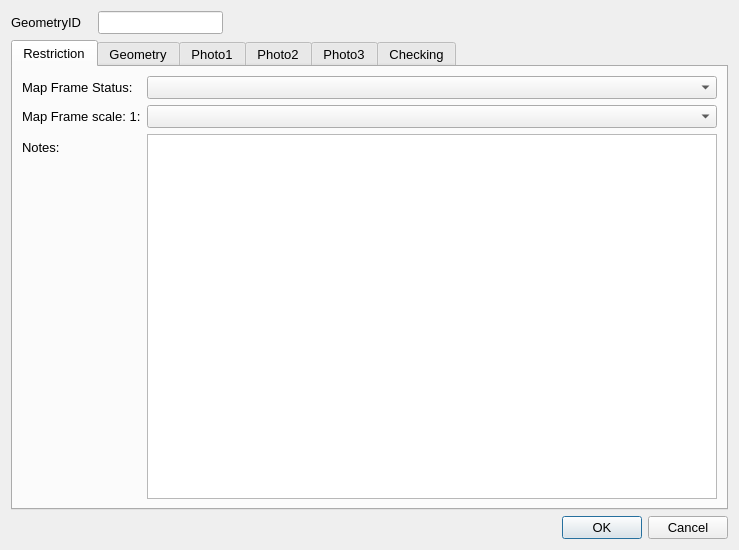
<?xml version="1.0" encoding="UTF-8"?>
<ui version="4.0">
 <class>Dialog</class>
 <widget class="QDialog" name="Dialog">
  <property name="geometry">
   <rect>
    <x>0</x>
    <y>0</y>
    <width>739</width>
    <height>550</height>
   </rect>
  </property>
  <property name="sizePolicy">
   <sizepolicy hsizetype="Fixed" vsizetype="Fixed">
    <horstretch>0</horstretch>
    <verstretch>0</verstretch>
   </sizepolicy>
  </property>
  <property name="maximumSize">
   <size>
    <width>750</width>
    <height>550</height>
   </size>
  </property>
  <property name="font">
   <font>
    <pointsize>10</pointsize>
   </font>
  </property>
  <property name="windowTitle">
   <string>Dialog</string>
  </property>
  <layout class="QGridLayout" name="gridLayout">
   <item row="0" column="0">
    <widget class="QLabel" name="label">
     <property name="minimumSize">
      <size>
       <width>81</width>
       <height>16</height>
      </size>
     </property>
     <property name="font">
      <font>
       <pointsize>10</pointsize>
      </font>
     </property>
     <property name="text">
      <string>GeometryID</string>
     </property>
    </widget>
   </item>
   <item row="2" column="2">
    <widget class="QDialogButtonBox" name="button_box">
     <property name="orientation">
      <enum>Qt::Horizontal</enum>
     </property>
     <property name="standardButtons">
      <set>QDialogButtonBox::Cancel|QDialogButtonBox::Ok</set>
     </property>
    </widget>
   </item>
   <item row="0" column="1">
    <widget class="QLineEdit" name="GeometryID">
     <property name="sizePolicy">
      <sizepolicy hsizetype="Preferred" vsizetype="Preferred">
       <horstretch>0</horstretch>
       <verstretch>0</verstretch>
      </sizepolicy>
     </property>
     <property name="font">
      <font>
       <pointsize>10</pointsize>
      </font>
     </property>
     <property name="inputMask">
      <string/>
     </property>
     <property name="readOnly">
      <bool>true</bool>
     </property>
     <property name="placeholderText">
      <string/>
     </property>
    </widget>
   </item>
   <item row="1" column="0" colspan="3">
    <widget class="QTabWidget" name="Details">
     <property name="sizePolicy">
      <sizepolicy hsizetype="Expanding" vsizetype="Expanding">
       <horstretch>0</horstretch>
       <verstretch>0</verstretch>
      </sizepolicy>
     </property>
     <property name="minimumSize">
      <size>
       <width>0</width>
       <height>0</height>
      </size>
     </property>
     <property name="font">
      <font>
       <pointsize>10</pointsize>
      </font>
     </property>
     <property name="cursor">
      <cursorShape>IBeamCursor</cursorShape>
     </property>
     <property name="mouseTracking">
      <bool>true</bool>
     </property>
     <property name="acceptDrops">
      <bool>true</bool>
     </property>
     <property name="currentIndex">
      <number>0</number>
     </property>
     <widget class="QWidget" name="RestrictionDetails">
      <property name="focusPolicy">
       <enum>Qt::NoFocus</enum>
      </property>
      <attribute name="title">
       <string>Restriction</string>
      </attribute>
      <layout class="QFormLayout" name="formLayout">
       <property name="fieldGrowthPolicy">
        <enum>QFormLayout::AllNonFixedFieldsGrow</enum>
       </property>
       <item row="0" column="0">
        <widget class="QLabel" name="Type1_4">
         <property name="text">
          <string>Map Frame Status:</string>
         </property>
        </widget>
       </item>
       <item row="0" column="1">
        <widget class="QComboBox" name="HaveringMapFramesCategoryTypeID">
         <property name="maxVisibleItems">
          <number>5</number>
         </property>
         <property name="minimumContentsLength">
          <number>5</number>
         </property>
        </widget>
       </item>
       <item row="4" column="0">
        <widget class="QLabel" name="lbl_Notes">
         <property name="text">
          <string>Notes:</string>
         </property>
        </widget>
       </item>
       <item row="4" column="1">
        <widget class="QTextEdit" name="Notes"/>
       </item>
       <item row="1" column="0">
        <widget class="QLabel" name="label_6">
         <property name="text">
          <string>Map Frame scale: 1:</string>
         </property>
        </widget>
       </item>
       <item row="1" column="1">
        <widget class="QComboBox" name="HaveringMapFramesScaleID"/>
       </item>
      </layout>
     </widget>
     <widget class="QWidget" name="Geometry">
      <attribute name="title">
       <string>Geometry</string>
      </attribute>
      <layout class="QFormLayout" name="formLayout_2">
       <property name="fieldGrowthPolicy">
        <enum>QFormLayout::AllNonFixedFieldsGrow</enum>
       </property>
       <item row="0" column="0">
        <widget class="QLabel" name="label_3">
         <property name="text">
          <string>Roads leading to junction(s):</string>
         </property>
        </widget>
       </item>
       <item row="0" column="1">
        <widget class="QLineEdit" name="RoadsAtJunction"/>
       </item>
       <item row="2" column="1">
        <spacer name="verticalSpacer">
         <property name="orientation">
          <enum>Qt::Vertical</enum>
         </property>
         <property name="sizeHint" stdset="0">
          <size>
           <width>20</width>
           <height>40</height>
          </size>
         </property>
        </spacer>
       </item>
       <item row="3" column="0">
        <widget class="QLabel" name="label_8">
         <property name="text">
          <string>Last Update Date:</string>
         </property>
        </widget>
       </item>
       <item row="3" column="1">
        <widget class="QDateTimeEdit" name="LastUpdateDateTime">
         <property name="readOnly">
          <bool>true</bool>
         </property>
        </widget>
       </item>
       <item row="4" column="0">
        <widget class="QLabel" name="label_2">
         <property name="text">
          <string>Last Changed By:</string>
         </property>
        </widget>
       </item>
       <item row="4" column="1">
        <widget class="QLineEdit" name="LastUpdatePerson"/>
       </item>
       <item row="5" column="0">
        <widget class="QLabel" name="label_9">
         <property name="text">
          <string>RestrictionID:</string>
         </property>
        </widget>
       </item>
       <item row="5" column="1">
        <widget class="QLineEdit" name="RestrictionID"/>
       </item>
      </layout>
     </widget>
     <widget class="QWidget" name="PhotoTab_01">
      <attribute name="title">
       <string>Photo1</string>
      </attribute>
      <layout class="QGridLayout" name="gridLayout_2">
       <item row="1" column="0">
        <widget class="QPushButton" name="startCamera1">
         <property name="maximumSize">
          <size>
           <width>150</width>
           <height>16777215</height>
          </size>
         </property>
         <property name="text">
          <string>open Camera</string>
         </property>
         <property name="icon">
          <iconset>
           <normaloff>../../../../PC18-26 Carnegie Library Lambeth/Mapping/Templates/camara_foto.png</normaloff>../../../../PC18-26 Carnegie Library Lambeth/Mapping/Templates/camara_foto.png</iconset>
         </property>
         <property name="checkable">
          <bool>true</bool>
         </property>
         <property name="autoDefault">
          <bool>false</bool>
         </property>
         <property name="default">
          <bool>false</bool>
         </property>
        </widget>
       </item>
       <item row="1" column="2">
        <widget class="QPushButton" name="getPhoto1">
         <property name="maximumSize">
          <size>
           <width>150</width>
           <height>16777215</height>
          </size>
         </property>
         <property name="text">
          <string>take Photo</string>
         </property>
         <property name="icon">
          <iconset>
           <normaloff>../../../../PC18-26 Carnegie Library Lambeth/Mapping/Templates/take-photo-icon-21.jpg</normaloff>../../../../PC18-26 Carnegie Library Lambeth/Mapping/Templates/take-photo-icon-21.jpg</iconset>
         </property>
         <property name="checkable">
          <bool>false</bool>
         </property>
         <property name="autoDefault">
          <bool>false</bool>
         </property>
        </widget>
       </item>
       <item row="0" column="0">
        <widget class="QLabel" name="Photo_Widget_01">
         <property name="sizePolicy">
          <sizepolicy hsizetype="Fixed" vsizetype="Fixed">
           <horstretch>0</horstretch>
           <verstretch>0</verstretch>
          </sizepolicy>
         </property>
         <property name="maximumSize">
          <size>
           <width>640</width>
           <height>480</height>
          </size>
         </property>
         <property name="autoFillBackground">
          <bool>true</bool>
         </property>
         <property name="text">
          <string>No photo</string>
         </property>
        </widget>
       </item>
      </layout>
     </widget>
     <widget class="QWidget" name="PhotoTab_02">
      <attribute name="title">
       <string>Photo2</string>
      </attribute>
      <layout class="QGridLayout" name="gridLayout_4">
       <item row="0" column="0">
        <widget class="QLabel" name="Photo_Widget_02">
         <property name="sizePolicy">
          <sizepolicy hsizetype="Fixed" vsizetype="Fixed">
           <horstretch>0</horstretch>
           <verstretch>0</verstretch>
          </sizepolicy>
         </property>
         <property name="maximumSize">
          <size>
           <width>640</width>
           <height>480</height>
          </size>
         </property>
         <property name="autoFillBackground">
          <bool>true</bool>
         </property>
         <property name="text">
          <string>No photo</string>
         </property>
        </widget>
       </item>
       <item row="1" column="0">
        <widget class="QPushButton" name="startCamera2">
         <property name="maximumSize">
          <size>
           <width>150</width>
           <height>16777215</height>
          </size>
         </property>
         <property name="text">
          <string>open Camera</string>
         </property>
         <property name="icon">
          <iconset>
           <normaloff>../../../../PC18-26 Carnegie Library Lambeth/Mapping/Templates/camara_foto.png</normaloff>../../../../PC18-26 Carnegie Library Lambeth/Mapping/Templates/camara_foto.png</iconset>
         </property>
         <property name="checkable">
          <bool>true</bool>
         </property>
         <property name="autoDefault">
          <bool>false</bool>
         </property>
         <property name="default">
          <bool>false</bool>
         </property>
        </widget>
       </item>
       <item row="1" column="1">
        <widget class="QPushButton" name="getPhoto2">
         <property name="maximumSize">
          <size>
           <width>150</width>
           <height>16777215</height>
          </size>
         </property>
         <property name="text">
          <string>take Photo</string>
         </property>
         <property name="icon">
          <iconset>
           <normaloff>../../../../PC18-26 Carnegie Library Lambeth/Mapping/Templates/take-photo-icon-21.jpg</normaloff>../../../../PC18-26 Carnegie Library Lambeth/Mapping/Templates/take-photo-icon-21.jpg</iconset>
         </property>
         <property name="checkable">
          <bool>false</bool>
         </property>
         <property name="autoDefault">
          <bool>false</bool>
         </property>
        </widget>
       </item>
      </layout>
     </widget>
     <widget class="QWidget" name="PhotoTab_03">
      <attribute name="title">
       <string>Photo3</string>
      </attribute>
      <layout class="QGridLayout" name="gridLayout_3">
       <item row="0" column="0">
        <widget class="QLabel" name="Photo_Widget_03">
         <property name="autoFillBackground">
          <bool>true</bool>
         </property>
         <property name="text">
          <string>No photo</string>
         </property>
        </widget>
       </item>
       <item row="1" column="2">
        <widget class="QPushButton" name="getPhoto3">
         <property name="maximumSize">
          <size>
           <width>150</width>
           <height>16777215</height>
          </size>
         </property>
         <property name="text">
          <string>take Photo</string>
         </property>
         <property name="icon">
          <iconset>
           <normaloff>../../../../PC18-26 Carnegie Library Lambeth/Mapping/Templates/take-photo-icon-21.jpg</normaloff>../../../../PC18-26 Carnegie Library Lambeth/Mapping/Templates/take-photo-icon-21.jpg</iconset>
         </property>
         <property name="checkable">
          <bool>false</bool>
         </property>
         <property name="autoDefault">
          <bool>false</bool>
         </property>
        </widget>
       </item>
       <item row="1" column="0">
        <widget class="QPushButton" name="startCamera3">
         <property name="maximumSize">
          <size>
           <width>150</width>
           <height>16777215</height>
          </size>
         </property>
         <property name="text">
          <string>open Camera</string>
         </property>
         <property name="icon">
          <iconset>
           <normaloff>../../../../PC18-26 Carnegie Library Lambeth/Mapping/Templates/camara_foto.png</normaloff>../../../../PC18-26 Carnegie Library Lambeth/Mapping/Templates/camara_foto.png</iconset>
         </property>
         <property name="checkable">
          <bool>true</bool>
         </property>
         <property name="autoDefault">
          <bool>false</bool>
         </property>
         <property name="default">
          <bool>false</bool>
         </property>
        </widget>
       </item>
      </layout>
     </widget>
     <widget class="QWidget" name="checkingTab">
      <attribute name="title">
       <string>Checking</string>
      </attribute>
      <layout class="QFormLayout" name="formLayout_3">
       <item row="1" column="0">
        <widget class="QLabel" name="label_4">
         <property name="text">
          <string>Check Notes:</string>
         </property>
        </widget>
       </item>
       <item row="1" column="1">
        <widget class="QTextEdit" name="MHTC_CheckNotes"/>
       </item>
       <item row="0" column="0">
        <widget class="QLabel" name="label_5">
         <property name="text">
          <string>Check issue type:</string>
         </property>
        </widget>
       </item>
       <item row="0" column="1">
        <widget class="QComboBox" name="MHTC_CheckIssueTypeID"/>
       </item>
       <item row="3" column="0">
        <widget class="QCheckBox" name="FieldCheckCompleted">
         <property name="text">
          <string>Field check completed</string>
         </property>
        </widget>
       </item>
       <item row="2" column="0">
        <spacer name="verticalSpacer_2">
         <property name="orientation">
          <enum>Qt::Vertical</enum>
         </property>
         <property name="sizeHint" stdset="0">
          <size>
           <width>20</width>
           <height>20</height>
          </size>
         </property>
        </spacer>
       </item>
       <item row="7" column="0">
        <widget class="QLabel" name="label_14">
         <property name="text">
          <string>Checked by:</string>
         </property>
        </widget>
       </item>
       <item row="7" column="1">
        <widget class="QLineEdit" name="Last_MHTC_Check_UpdatePerson"/>
       </item>
       <item row="6" column="1">
        <widget class="QDateTimeEdit" name="Last_MHTC_Check_UpdateDateTime"/>
       </item>
       <item row="6" column="0">
        <widget class="QLabel" name="label_15">
         <property name="text">
          <string>Check date:</string>
         </property>
        </widget>
       </item>
       <item row="5" column="0">
        <spacer name="verticalSpacer_3">
         <property name="orientation">
          <enum>Qt::Vertical</enum>
         </property>
         <property name="sizeHint" stdset="0">
          <size>
           <width>20</width>
           <height>10</height>
          </size>
         </property>
        </spacer>
       </item>
      </layout>
     </widget>
    </widget>
   </item>
  </layout>
 </widget>
 <resources/>
 <connections>
  <connection>
   <sender>button_box</sender>
   <signal>accepted()</signal>
   <receiver>Dialog</receiver>
   <slot>accept()</slot>
   <hints>
    <hint type="sourcelabel">
     <x>248</x>
     <y>254</y>
    </hint>
    <hint type="destinationlabel">
     <x>157</x>
     <y>274</y>
    </hint>
   </hints>
  </connection>
  <connection>
   <sender>button_box</sender>
   <signal>rejected()</signal>
   <receiver>Dialog</receiver>
   <slot>reject()</slot>
   <hints>
    <hint type="sourcelabel">
     <x>316</x>
     <y>260</y>
    </hint>
    <hint type="destinationlabel">
     <x>286</x>
     <y>274</y>
    </hint>
   </hints>
  </connection>
 </connections>
</ui>
